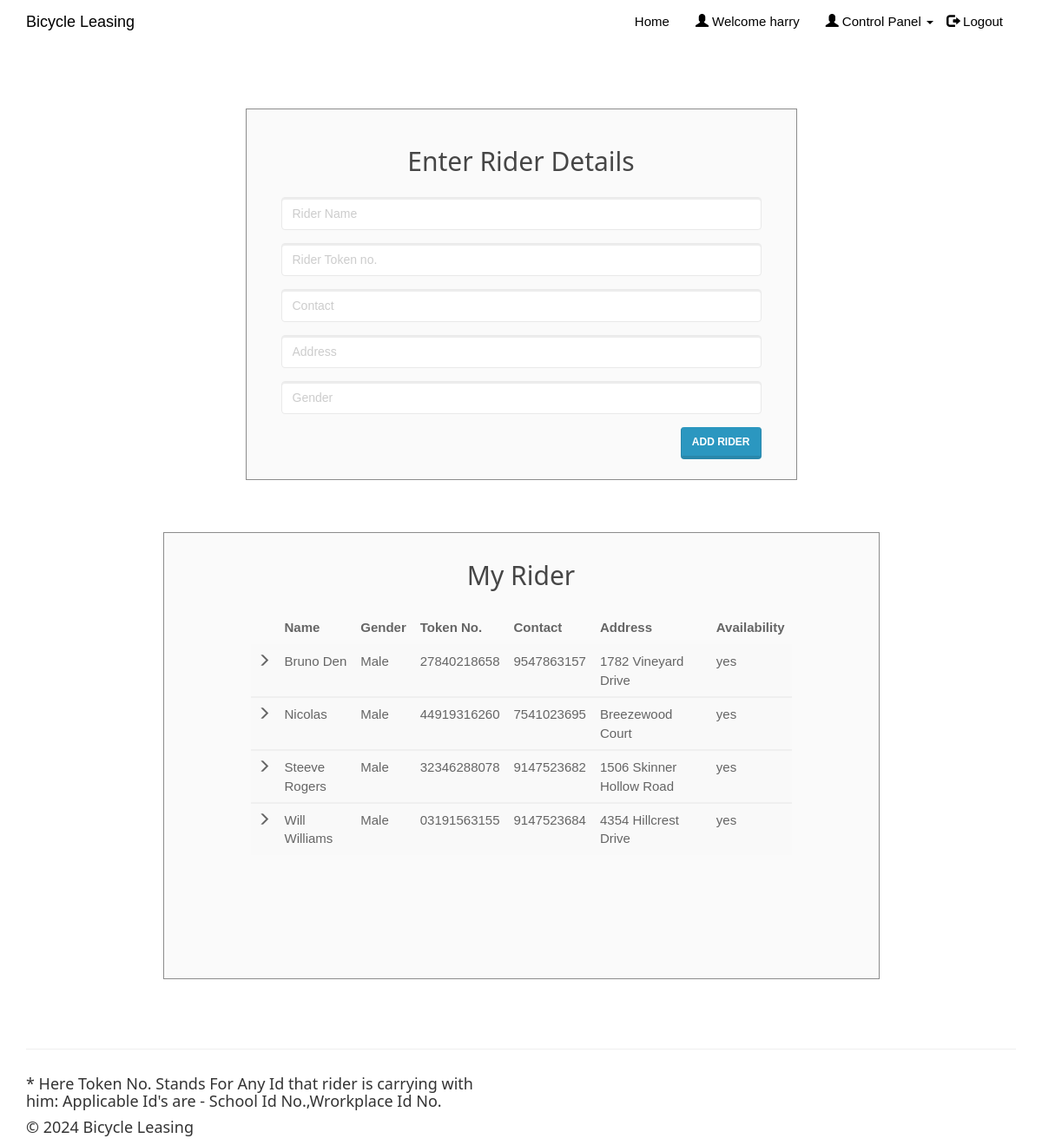
Screenshot of /enterrider.php (signed in) with the database file from the repository.
### tables this page shows
CREATE TABLE IF NOT EXISTS `rider` (
`rider_id` int(20) NOT NULL,
  `rider_name` varchar(50) NOT NULL,
  `token_no` varchar(50) NOT NULL,
  `rider_phone` varchar(15) NOT NULL,
  `rider_address` varchar(50) NOT NULL,
  `rider_gender` varchar(10) NOT NULL,
  `client_username` varchar(50) NOT NULL,
  `rider_consent` varchar(10) NOT NULL
);

### enterrider.php (the view, shortened to what this page needs)
<!DOCTYPE html>
<html>
<?php
include('session_client.php'); ?>
<head>
<link rel="stylesheet" href="assets/bootstrap/css/bootstrap.min.css">
<link rel="stylesheet" href="assets/fonts/font-awesome.min.css">
    <link rel="stylesheet" href="assets/w3css/w3.css">
<link rel="stylesheet" type="text/css" href="assets/css/customerlogin.css">
<link rel="stylesheet" type="text/css" media="screen" href="assets/css/clientpage.css" />
</head>
<body>
 <nav class="navbar navbar-custom navbar-fixed-top" role="navigation" style="color: black">
        <div class="container">
            <div class="navbar-header">
                <a class="navbar-brand page-scroll" href="index.php">
                   Bicycle Leasing</a>
            </div>
            <?php
                if(isset($_SESSION['login_client'])){
            ?>
            <div class="collapse navbar-collapse navbar-right navbar-main-collapse">
                <ul class="nav navbar-nav">
                    <li>
                        <a href="index.php">Home</a>
                    </li>
                    <li>
                        <a href="#"><span class="glyphicon glyphicon-user"></span> Welcome <?php echo $_SESSION['login_client']; ?></a>
                    </li>
                    <li>
                    <ul class="nav navbar-nav navbar-right">
            <li><a href="#" class="dropdown-toggle active" data-toggle="dropdown" role="button" aria-haspopup="true" aria-expanded="false"><span class="glyphicon glyphicon-user"></span> Control Panel <span class="caret"></span> </a>
            </li>
          </ul>
                    </li>
                    <li>
                        <a href="logout.php"><span class="glyphicon glyphicon-log-out"></span> Logout</a>
                    </li>
                </ul>
            </div>
            <?php
                }
                ?>
        </div>
    </nav>
    <div class="container" style="margin-top: 65px;" >
    <div class="col-md-7" style="float: none; margin: 0 auto;">
      <div class="form-area">
        <form role="form" action="enterrider1.php" method="POST">
        <br style="clear: both">
          <h3 style="margin-bottom: 25px; text-align: center; font-size: 30px;"> Enter Rider Details </h3>
          <div class="form-group">
            <input type="text" class="form-control" id="rider_name" name="rider_name" placeholder="Rider Name " required autofocus="">
          </div>
          <div class="form-group">
            <input type="text" class="form-control" id="token_no" name="token_no" placeholder="Rider Token no." required>
          </div>
          <div class="form-group">
            <input type="text" class="form-control" id="rider_phone" name="rider_phone" placeholder="Contact" required>
          </div>
          <div class="form-group">
            <input type="text" class="form-control" id="rider_address" name="rider_address" placeholder="Address" required>
          </div>
          <div class="form-group">
            <input type="text" class="form-control" id="rider_gender" name="rider_gender" placeholder="Gender" required>
          </div>
           <button type="submit" id="submit" name="submit" class="btn btn-primary pull-right"> Add Rider</button>
        </form>
      </div>
    </div>
    <div class="col-md-9" style="float: none; margin: 0 auto;">
    <div class="form-area" style="padding: 0px 100px 100px 100px;">
        <form action="" method="POST">
        <br style="clear: both">
          <h3 style="margin-bottom: 25px; text-align: center; font-size: 30px;"> My Rider </h3>
<?php
$user_check=$_SESSION['login_client'];
$sql = "SELECT * FROM rider d WHERE d.client_username='$user_check' ORDER BY rider_name";
$result = mysqli_query($conn, $sql);
if (mysqli_num_rows($result) > 0) {
  ?>
  <table class="table table-striped">
    <thead class="thead-dark">
      <tr>
        <th>     </th>
        <th> Name</th>
        <th> Gender </th>
        <th> Token No. </th>
        <th> Contact </th>
        <th> Address </th>
        <th> Availability </th>
      </tr>
    </thead>
    <?PHP
      while($row = mysqli_fetch_assoc($result)){
    ?>
  <tbody>
    <tr>
      <td> <span class="glyphicon glyphicon-menu-right"></span> </td>
      <td><?php echo $row["rider_name"]; ?></td>
      <td><?php echo $row["rider_gender"]; ?></td>
      <td><?php echo $row["token_no"]; ?></td>
      <td><?php echo $row["rider_phone"]; ?></td>
      <td><?php echo $row["rider_address"]; ?></td>
      <td><?php echo $row["rider_consent"]; ?></td>
    </tr>
  </tbody>
  <?php } ?>
  </table>
    <br>
  <?php } else { ?>
  <h4><center>0 Riders available</center> </h4>
  <?php } ?>
        </form>
</div>
        </div>
    </div>
</body>
<footer class="site-footer">
        <div class="container">
            <hr>
            <div class="row">
                <div class="col-sm-6">
                  <h5> * Here Token No. Stands For Any Id that rider is carrying with him:
                                      Applicable Id's are - School Id No.,Wrorkplace Id No.</h5>
                    <h5>© <?php echo date("Y"); ?> Bicycle Leasing</h5>
                </div>
            </div>
        </div>
    </footer>
</html>

### assets/w3css/w3.css (style rules this page uses)
*,*:before,*:after { box-sizing:inherit }
html { -ms-text-size-adjust:100%;-webkit-text-size-adjust:100% }
body { margin:0 }
article,aside,details,figcaption,figure,footer,header,main,menu,nav,section,summary { display:block }
a { background-color:transparent;-webkit-text-decoration-skip:objects }
hr { box-sizing:content-box;height:0;overflow:visible }
button,input,select,textarea { font:inherit;margin:0 }
button,input { overflow:visible }
button,select { text-transform:none }
button,html [type=button],[type=reset],[type=submit] { -webkit-appearance:button }
html,body { font-family:Verdana,sans-serif;font-size:15px;line-height:1.5 }
html { overflow-x:hidden }
h3 { font-size:24px }
h5 { font-size:18px }
h1,h2,h3,h4,h5,h6 { font-family:"Segoe UI",Arial,sans-serif;font-weight:400;margin:10px 0 }
hr { border:0;border-top:1px solid #eee;margin:20px 0 }
a { color:inherit }

### assets/css/customerlogin.css (style rules this page uses)
body, html { height: 100%; }
body { padding-top: 50px; background-size: 100%; }
footer { display: block; }

### assets/css/clientpage.css (style rules this page uses)
.form-area { background-color: #FAFAFA; padding: 10px 40px 60px; margin: 10px 0px 60px; border: 1px solid GREY; opacity: 0.9; }

### rows the page displays
rider: rider_name "Bruno Den", rider_gender "Male", token_no "27840218658", rider_phone "9547863157", rider_address "1782 Vineyard Drive", rider_consent "yes"
rider: rider_name "Nicolas", rider_gender "Male", token_no "44919316260", rider_phone "7541023695", rider_address "Breezewood Court", rider_consent "yes"
rider: rider_name "Steeve Rogers", rider_gender "Male", token_no "32346288078", rider_phone "9147523682", rider_address "1506 Skinner Hollow Road", rider_consent "yes"
rider: rider_name "Will Williams", rider_gender "Male", token_no "03191563155", rider_phone "9147523684", rider_address "4354 Hillcrest Drive", rider_consent "yes"

### other values shown
$_SESSION['login_client'] "harry"
